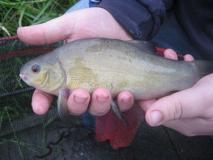
#> input picture imagenette2-160/train/n01440764/n01440764_105.JPEG, 213 x 160 px
$ python visualize_spectrum.py --image imagenette2-160/train/n01440764/n01440764_105.JPEG
#> lines starting #> are read from the running program, lines starting #| are printed output that depends on the picture
#!/usr/bin/env python3
"""
DSP 可视化模块：RGB、灰度图、DCT 系数域、低频保留重建图。

示例：
  python visualize_spectrum.py --image imagenette2-160/val/n01440764/ILSVRC2012_val_00000293.JPEG
"""

from __future__ import annotations

import argparse
import pathlib

import matplotlib.pyplot as plt
import numpy as np
from PIL import Image


def to_rgb_array(image_path: pathlib.Path, size: int) -> np.ndarray:
    img = Image.open(image_path).convert("RGB").resize((size, size))
    arr = np.asarray(img, dtype=np.float32)
    return arr


def to_gray_array(image_path: pathlib.Path, size: int) -> np.ndarray:
    img = Image.open(image_path).convert("L").resize((size, size))
    arr = np.asarray(img, dtype=np.float32)
    return arr


def fft_magnitude(gray: np.ndarray) -> np.ndarray:
    f = np.fft.fft2(gray)
    f_shift = np.fft.fftshift(f)
    mag = np.log1p(np.abs(f_shift))
    return mag


def dct_matrix(n: int) -> np.ndarray:
    C = np.zeros((n, n), dtype=np.float32)
    for k in range(n):
        alpha = np.sqrt(1.0 / n) if k == 0 else np.sqrt(2.0 / n)
        for i in range(n):
            C[k, i] = alpha * np.cos(np.pi * (i + 0.5) * k / n)
    return C


def block_dct(gray: np.ndarray, block_size: int = 8) -> np.ndarray:
    h, w = gray.shape
    if h % block_size != 0 or w % block_size != 0:
        raise ValueError("height/width must be divisible by block_size")

    C = dct_matrix(block_size)
    Ct = C.T
    out = np.zeros_like(gray, dtype=np.float32)
    for y in range(0, h, block_size):
        for x in range(0, w, block_size):
            blk = gray[y : y + block_size, x : x + block_size]
            out[y : y + block_size, x : x + block_size] = C @ blk @ Ct
    return out


def block_idct(dct_coeff: np.ndarray, block_size: int = 8) -> np.ndarray:
    h, w = dct_coeff.shape
    C = dct_matrix(block_size)
    Ct = C.T
    out = np.zeros_like(dct_coeff, dtype=np.float32)
    for y in range(0, h, block_size):
        for x in range(0, w, block_size):
            blk = dct_coeff[y : y + block_size, x : x + block_size]
            out[y : y + block_size, x : x + block_size] = Ct @ blk @ C
    return out


def keep_low_freq(dct_coeff: np.ndarray, block_size: int, keep: int) -> np.ndarray:
    h, w = dct_coeff.shape
    out = np.zeros_like(dct_coeff, dtype=np.float32)
    for y in range(0, h, block_size):
        for x in range(0, w, block_size):
            blk = dct_coeff[y : y + block_size, x : x + block_size]
            low = np.zeros_like(blk)
            low[:keep, :keep] = blk[:keep, :keep]
            out[y : y + block_size, x : x + block_size] = low
    return out


def save_visualization(
    image_path: pathlib.Path,
    output_path: pathlib.Path,
    size: int,
    block_size: int,
    low_keep: int,
) -> None:
    rgb = to_rgb_array(image_path, size=size)
    gray = to_gray_array(image_path, size=size)
    dct_coeff = block_dct(gray, block_size=block_size)
    dct_vis = np.log1p(np.abs(dct_coeff))
    low_dct = keep_low_freq(dct_coeff, block_size=block_size, keep=low_keep)
    recon = block_idct(low_dct, block_size=block_size)
    recon = np.clip(recon, 0, 255)

    fig, axes = plt.subplots(2, 2, figsize=(12, 9))

    axes[0, 0].imshow(rgb.astype(np.uint8))
    axes[0, 0].set_title("RGB")
    axes[0, 0].axis("off")

    axes[0, 1].imshow(gray, cmap="gray")
    axes[0, 1].set_title("Gray")
    axes[0, 1].axis("off")

    axes[1, 0].imshow(dct_vis, cmap="inferno")
    axes[1, 0].set_title(f"DCT Coeff Domain ({block_size}x{block_size}, log)")
    axes[1, 0].axis("off")

    axes[1, 1].imshow(recon, cmap="gray")
    axes[1, 1].set_title(f"Low-Freq Recon (keep {low_keep}x{low_keep})", pad=10)
    axes[1, 1].axis("off")

    fig.tight_layout(rect=[0, 0, 1, 0.95])
    output_path.parent.mkdir(parents=True, exist_ok=True)
    fig.savefig(output_path, dpi=180)
    plt.close(fig)


def main() -> None:
    parser = argparse.ArgumentParser(description="DSP spectrum visualization for image")
    parser.add_argument("--image", type=str, required=True, help="input image path")
    parser.add_argument("--size", type=int, default=160, help="resize to size x size")
    parser.add_argument("--block_size", type=int, default=8, help="block size for DCT")
    parser.add_argument("--low_keep", type=int, default=4, help="keep top-left kxk low frequencies")
    parser.add_argument(
        "--out",
        type=str,
        default="outputs/spectrum_visualization.png",
        help="output figure path",
    )
    args = parser.parse_args()

    image_path = pathlib.Path(args.image)
    out_path = pathlib.Path(args.out)
    save_visualization(
        image_path=image_path,
        output_path=out_path,
        size=args.size,
        block_size=args.block_size,
        low_keep=args.low_keep,
    )
#> in to_rgb_array, `img = Image.open(image_path).convert("RGB").resize((size, size))`:
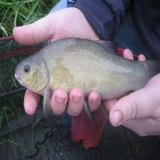
#> img: PIL image 160x160 RGB; mean R, G, B 102.9, 96.6, 105.2
#> in to_gray_array, `img = Image.open(image_path).convert("L").resize((size, size))`:
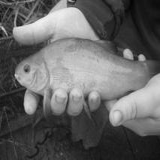
#> img: PIL image 160x160 L; min 4, max 244, mean 99.5
#> after the loop in block_dct, `for y in range(0, h, block_size):`:
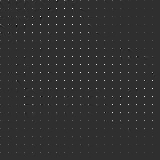
#> out: shape (160, 160) float32; min -411.6, max 1811.5, mean 12.4; drawn with min black and max white
#> in save_visualization, `dct_vis = np.log1p(np.abs(dct_coeff))`:
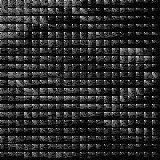
#> dct_vis: shape (160, 160) float32; min 1.74e-08, max 7.5, mean 1.23; drawn with min black and max white
    print(f"Saved visualization to: {out_path.resolve()}")


if __name__ == "__main__":
    main()

$ run again, on imagenette2-160/train/n01440764/n01440764_12069.JPEG
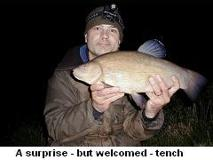
#> input picture imagenette2-160/train/n01440764/n01440764_12069.JPEG, 213 x 160 px
#> after the loop in block_idct, `for y in range(0, h, block_size):`:
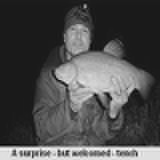
#> out: shape (160, 160) float32; min -34.31, max 295.2, mean 65.4; drawn with min black and max white
#> in save_visualization, `recon = np.clip(recon, 0, 255)`:
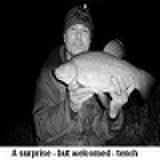
#> recon: shape (160, 160) float32; min 0, max 255, mean 65.3

$ run again, on imagenette2-160/train/n01440764/n01440764_12785.JPEG
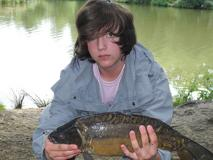
#> input picture imagenette2-160/train/n01440764/n01440764_12785.JPEG, 213 x 160 px
#> after the loop in block_dct, `for y in range(0, h, block_size):`:
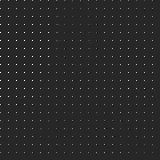
#> out: shape (160, 160) float32; min -373.8, max 2040, mean 17.9; drawn with min black and max white
#> after the loop in block_idct, `for y in range(0, h, block_size):`:
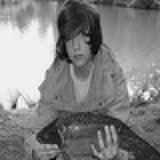
#> out: shape (160, 160) float32; min 5.47, max 270.5, mean 141.3; drawn with min black and max white
